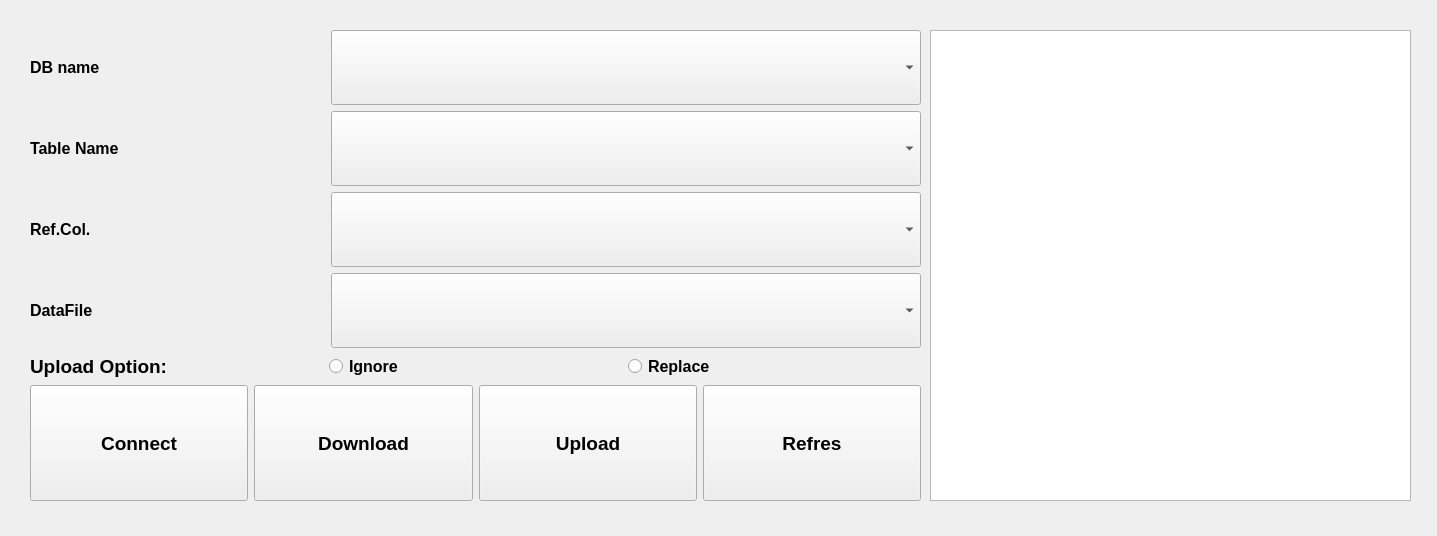
<?xml version="1.0" encoding="UTF-8"?>
<ui version="4.0">
 <class>mainFrame</class>
 <widget class="QWidget" name="mainFrame">
  <property name="geometry">
   <rect>
    <x>0</x>
    <y>0</y>
    <width>1437</width>
    <height>536</height>
   </rect>
  </property>
  <property name="windowTitle">
   <string>Form</string>
  </property>
  <widget class="QTextEdit" name="te_output">
   <property name="geometry">
    <rect>
     <x>930</x>
     <y>30</y>
     <width>481</width>
     <height>471</height>
    </rect>
   </property>
  </widget>
  <widget class="QWidget" name="verticalLayoutWidget">
   <property name="geometry">
    <rect>
     <x>30</x>
     <y>30</y>
     <width>891</width>
     <height>471</height>
    </rect>
   </property>
   <layout class="QVBoxLayout" name="verticalLayout" stretch="3,1">
    <item>
     <layout class="QVBoxLayout" name="verticalLayout_6">
      <item>
       <layout class="QHBoxLayout" name="horizontalLayout_2">
        <item>
         <widget class="QLabel" name="label_3">
          <property name="sizePolicy">
           <sizepolicy hsizetype="Preferred" vsizetype="Preferred">
            <horstretch>1</horstretch>
            <verstretch>0</verstretch>
           </sizepolicy>
          </property>
          <property name="font">
           <font>
            <pointsize>12</pointsize>
            <weight>75</weight>
            <bold>true</bold>
           </font>
          </property>
          <property name="text">
           <string>DB name</string>
          </property>
         </widget>
        </item>
        <item>
         <widget class="QComboBox" name="cb_db_name">
          <property name="sizePolicy">
           <sizepolicy hsizetype="Preferred" vsizetype="Preferred">
            <horstretch>2</horstretch>
            <verstretch>0</verstretch>
           </sizepolicy>
          </property>
          <property name="font">
           <font>
            <pointsize>14</pointsize>
            <weight>75</weight>
            <bold>true</bold>
           </font>
          </property>
         </widget>
        </item>
       </layout>
      </item>
      <item>
       <layout class="QHBoxLayout" name="horizontalLayout_7">
        <item>
         <widget class="QLabel" name="label">
          <property name="sizePolicy">
           <sizepolicy hsizetype="Preferred" vsizetype="Preferred">
            <horstretch>1</horstretch>
            <verstretch>0</verstretch>
           </sizepolicy>
          </property>
          <property name="font">
           <font>
            <pointsize>12</pointsize>
            <weight>75</weight>
            <bold>true</bold>
           </font>
          </property>
          <property name="text">
           <string>Table Name</string>
          </property>
         </widget>
        </item>
        <item>
         <widget class="QComboBox" name="cb_table_name">
          <property name="sizePolicy">
           <sizepolicy hsizetype="Preferred" vsizetype="Preferred">
            <horstretch>2</horstretch>
            <verstretch>0</verstretch>
           </sizepolicy>
          </property>
          <property name="font">
           <font>
            <pointsize>14</pointsize>
            <weight>75</weight>
            <bold>true</bold>
           </font>
          </property>
         </widget>
        </item>
       </layout>
      </item>
      <item>
       <layout class="QHBoxLayout" name="horizontalLayout_8">
        <item>
         <widget class="QLabel" name="label_6">
          <property name="sizePolicy">
           <sizepolicy hsizetype="Preferred" vsizetype="Preferred">
            <horstretch>1</horstretch>
            <verstretch>0</verstretch>
           </sizepolicy>
          </property>
          <property name="font">
           <font>
            <pointsize>12</pointsize>
            <weight>75</weight>
            <bold>true</bold>
           </font>
          </property>
          <property name="text">
           <string>Ref.Col.</string>
          </property>
         </widget>
        </item>
        <item>
         <widget class="QComboBox" name="cb_col_name">
          <property name="sizePolicy">
           <sizepolicy hsizetype="Preferred" vsizetype="Preferred">
            <horstretch>2</horstretch>
            <verstretch>0</verstretch>
           </sizepolicy>
          </property>
          <property name="font">
           <font>
            <pointsize>14</pointsize>
            <weight>75</weight>
            <bold>true</bold>
           </font>
          </property>
         </widget>
        </item>
       </layout>
      </item>
      <item>
       <layout class="QHBoxLayout" name="horizontalLayout_5">
        <item>
         <widget class="QLabel" name="label_2">
          <property name="sizePolicy">
           <sizepolicy hsizetype="Preferred" vsizetype="Preferred">
            <horstretch>1</horstretch>
            <verstretch>0</verstretch>
           </sizepolicy>
          </property>
          <property name="font">
           <font>
            <pointsize>12</pointsize>
            <weight>75</weight>
            <bold>true</bold>
           </font>
          </property>
          <property name="text">
           <string>DataFile</string>
          </property>
         </widget>
        </item>
        <item>
         <widget class="QComboBox" name="cb_data_file_name">
          <property name="sizePolicy">
           <sizepolicy hsizetype="Preferred" vsizetype="Preferred">
            <horstretch>2</horstretch>
            <verstretch>0</verstretch>
           </sizepolicy>
          </property>
          <property name="font">
           <font>
            <pointsize>14</pointsize>
            <weight>75</weight>
            <bold>true</bold>
           </font>
          </property>
         </widget>
        </item>
       </layout>
      </item>
      <item>
       <layout class="QHBoxLayout" name="horizontalLayout_9">
        <item>
         <widget class="QLabel" name="label_5">
          <property name="font">
           <font>
            <pointsize>14</pointsize>
            <weight>75</weight>
            <bold>true</bold>
           </font>
          </property>
          <property name="text">
           <string>Upload Option:</string>
          </property>
         </widget>
        </item>
        <item>
         <widget class="QRadioButton" name="rb_ignore">
          <property name="font">
           <font>
            <pointsize>12</pointsize>
            <weight>75</weight>
            <bold>true</bold>
           </font>
          </property>
          <property name="text">
           <string>Ignore</string>
          </property>
         </widget>
        </item>
        <item>
         <widget class="QRadioButton" name="rb_replace">
          <property name="font">
           <font>
            <pointsize>12</pointsize>
            <weight>75</weight>
            <bold>true</bold>
           </font>
          </property>
          <property name="text">
           <string>Replace</string>
          </property>
         </widget>
        </item>
       </layout>
      </item>
     </layout>
    </item>
    <item>
     <layout class="QHBoxLayout" name="horizontalLayout_3">
      <property name="sizeConstraint">
       <enum>QLayout::SetDefaultConstraint</enum>
      </property>
      <item>
       <widget class="QPushButton" name="pushButton">
        <property name="sizePolicy">
         <sizepolicy hsizetype="Preferred" vsizetype="Preferred">
          <horstretch>0</horstretch>
          <verstretch>0</verstretch>
         </sizepolicy>
        </property>
        <property name="font">
         <font>
          <pointsize>14</pointsize>
          <weight>75</weight>
          <bold>true</bold>
         </font>
        </property>
        <property name="text">
         <string>Connect</string>
        </property>
       </widget>
      </item>
      <item>
       <widget class="QPushButton" name="pushButton_2">
        <property name="sizePolicy">
         <sizepolicy hsizetype="Preferred" vsizetype="Preferred">
          <horstretch>0</horstretch>
          <verstretch>0</verstretch>
         </sizepolicy>
        </property>
        <property name="font">
         <font>
          <pointsize>14</pointsize>
          <weight>75</weight>
          <bold>true</bold>
         </font>
        </property>
        <property name="text">
         <string>Download</string>
        </property>
       </widget>
      </item>
      <item>
       <widget class="QPushButton" name="pushButton_4">
        <property name="sizePolicy">
         <sizepolicy hsizetype="Minimum" vsizetype="Preferred">
          <horstretch>0</horstretch>
          <verstretch>0</verstretch>
         </sizepolicy>
        </property>
        <property name="font">
         <font>
          <pointsize>14</pointsize>
          <weight>75</weight>
          <bold>true</bold>
         </font>
        </property>
        <property name="text">
         <string>Upload</string>
        </property>
       </widget>
      </item>
      <item>
       <widget class="QPushButton" name="pushButton_5">
        <property name="sizePolicy">
         <sizepolicy hsizetype="Minimum" vsizetype="Preferred">
          <horstretch>0</horstretch>
          <verstretch>0</verstretch>
         </sizepolicy>
        </property>
        <property name="font">
         <font>
          <pointsize>14</pointsize>
          <weight>75</weight>
          <bold>true</bold>
         </font>
        </property>
        <property name="text">
         <string>Refres</string>
        </property>
       </widget>
      </item>
     </layout>
    </item>
   </layout>
  </widget>
 </widget>
 <resources/>
 <connections>
  <connection>
   <sender>cb_db_name</sender>
   <signal>currentTextChanged(QString)</signal>
   <receiver>mainFrame</receiver>
   <slot>set_params()</slot>
   <hints>
    <hint type="sourcelabel">
     <x>463</x>
     <y>83</y>
    </hint>
    <hint type="destinationlabel">
     <x>565</x>
     <y>0</y>
    </hint>
   </hints>
  </connection>
  <connection>
   <sender>pushButton_2</sender>
   <signal>clicked()</signal>
   <receiver>mainFrame</receiver>
   <slot>download_from_server()</slot>
   <hints>
    <hint type="sourcelabel">
     <x>470</x>
     <y>425</y>
    </hint>
    <hint type="destinationlabel">
     <x>-30</x>
     <y>312</y>
    </hint>
   </hints>
  </connection>
  <connection>
   <sender>pushButton</sender>
   <signal>clicked()</signal>
   <receiver>mainFrame</receiver>
   <slot>connect_to_db()</slot>
   <hints>
    <hint type="sourcelabel">
     <x>128</x>
     <y>492</y>
    </hint>
    <hint type="destinationlabel">
     <x>-37</x>
     <y>372</y>
    </hint>
   </hints>
  </connection>
  <connection>
   <sender>cb_table_name</sender>
   <signal>currentTextChanged(QString)</signal>
   <receiver>mainFrame</receiver>
   <slot>on_cb_table_name_changed()</slot>
   <hints>
    <hint type="sourcelabel">
     <x>402</x>
     <y>164</y>
    </hint>
    <hint type="destinationlabel">
     <x>-25</x>
     <y>200</y>
    </hint>
   </hints>
  </connection>
  <connection>
   <sender>rb_ignore</sender>
   <signal>clicked()</signal>
   <receiver>mainFrame</receiver>
   <slot>set_params()</slot>
   <hints>
    <hint type="sourcelabel">
     <x>440</x>
     <y>347</y>
    </hint>
    <hint type="destinationlabel">
     <x>449</x>
     <y>575</y>
    </hint>
   </hints>
  </connection>
  <connection>
   <sender>rb_replace</sender>
   <signal>clicked()</signal>
   <receiver>mainFrame</receiver>
   <slot>set_params()</slot>
   <hints>
    <hint type="sourcelabel">
     <x>687</x>
     <y>348</y>
    </hint>
    <hint type="destinationlabel">
     <x>710</x>
     <y>559</y>
    </hint>
   </hints>
  </connection>
  <connection>
   <sender>pushButton_4</sender>
   <signal>clicked()</signal>
   <receiver>mainFrame</receiver>
   <slot>write_to_server()</slot>
   <hints>
    <hint type="sourcelabel">
     <x>653</x>
     <y>463</y>
    </hint>
    <hint type="destinationlabel">
     <x>808</x>
     <y>575</y>
    </hint>
   </hints>
  </connection>
  <connection>
   <sender>cb_col_name</sender>
   <signal>currentTextChanged(QString)</signal>
   <receiver>mainFrame</receiver>
   <slot>set_params()</slot>
   <hints>
    <hint type="sourcelabel">
     <x>397</x>
     <y>198</y>
    </hint>
    <hint type="destinationlabel">
     <x>-83</x>
     <y>218</y>
    </hint>
   </hints>
  </connection>
  <connection>
   <sender>cb_data_file_name</sender>
   <signal>currentTextChanged(QString)</signal>
   <receiver>mainFrame</receiver>
   <slot>set_params()</slot>
   <hints>
    <hint type="sourcelabel">
     <x>390</x>
     <y>285</y>
    </hint>
    <hint type="destinationlabel">
     <x>-46</x>
     <y>272</y>
    </hint>
   </hints>
  </connection>
  <connection>
   <sender>pushButton_5</sender>
   <signal>clicked()</signal>
   <receiver>mainFrame</receiver>
   <slot>refresh_data_foler()</slot>
   <hints>
    <hint type="sourcelabel">
     <x>874</x>
     <y>450</y>
    </hint>
    <hint type="destinationlabel">
     <x>874</x>
     <y>588</y>
    </hint>
   </hints>
  </connection>
 </connections>
 <slots>
  <slot>set_params()</slot>
  <slot>download_from_server()</slot>
  <slot>init_gui()</slot>
  <slot>connect_to_db()</slot>
  <slot>on_cb_table_name_changed()</slot>
  <slot>write_to_server()</slot>
  <slot>refresh_data_foler()</slot>
 </slots>
</ui>
